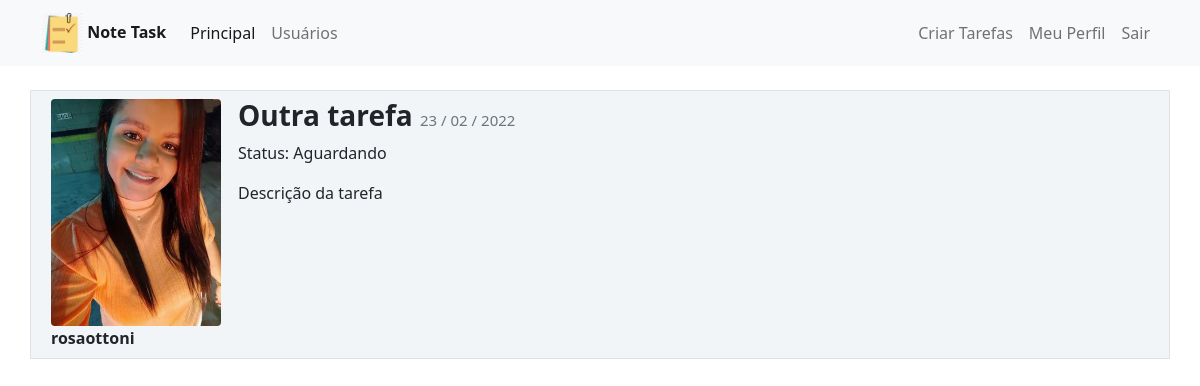
/expose_post/2 (signed in), run on the app's committed database.
### general_system/models.py (models this page shows, shortened)
class Usuario(data_base.Model, UserMixin):
    id = data_base.Column(data_base.Integer, primary_key=True)
    username = data_base.Column(data_base.String, nullable=False)
    email = data_base.Column(data_base.String, nullable=False, unique=True)
    password = data_base.Column(data_base.String, nullable=False)
    perf_photo = data_base.Column(data_base.String, default='default.jpg')
    posts = data_base.relationship('Post', backref='autor', lazy=True)
    courses = data_base.Column(data_base.String, nullable=False, default='')

class Post(data_base.Model):
    id = data_base.Column(data_base.Integer, primary_key=True)
    title = data_base.Column(data_base.String, nullable=False)
    bory_text = data_base.Column(data_base.Text, nullable=False)
    date_create = data_base.Column(data_base.DateTime, nullable=False, default=datetime.utcnow)
    id_user = data_base.Column(data_base.Integer, data_base.ForeignKey('usuario.id'), nullable=False)
    status = data_base.Column(data_base.String, nullable=False)

### general_system/routes.py (the view)
@app.route('/expose_post/<post_id>', methods=['GET', 'POST'])
@login_required
def expose_post(post_id):
    post = Post.query.get(post_id)
    if current_user == post.autor:
        form_edit_post = FormCreatePost()
        if request.method == 'GET':
            form_edit_post.title.data = post.title
            form_edit_post.bory_text.data = post.bory_text
            form_edit_post.date.data = post.date_create
            form_edit_post.status.data = post.status
        elif form_edit_post.validate_on_submit():
            post.title = form_edit_post.title.data
            post.bory_text = form_edit_post.bory_text.data
            post.date_create = form_edit_post.date.data
            post.status = form_edit_post.status.data
            data_base.session.commit()
            flash(f'Post editado com sucesso!', 'alert-success')
            return redirect(url_for('home'))
    else:
        form_edit_post = None
    return render_template('expose_post.html', post=post, form_post=form_edit_post)

### general_system/models.py (called while the page is built)
@login_manager.user_loader
def load_user(id_user):
    return Usuario.query.get(int(id_user))

### general_system/templates/expose_post.html (shortened to what this page needs)
{% extends 'base.html' %}
{% block bory %}
    <div class="container mt-3">
        <div class="row border mt-4 p-2 publications">
            <div class="col col-2">
                <div class="image pe-3 "> <img src="{{url_for('static', filename='image_id_user/{}'.format(post.autor.perf_photo))}}" class="rounded" width="170"> </div>
                <strong>{{ post.autor.username }}</strong>
            </div>
            <div class="col col-9">
                <h3>
                    <strong> {{ post.title }}</strong>
                    <small class="text-muted" style="font-size: 15px">
                        {{ post.date_create.strftime('%d / %m / %Y')}}
                    </small>
                </h3>
                <p>Status: {{ post.status }}</p>
                <p>{{ post.bory_text }}</p>
            </div>
        </div>
    </div>
{% endblock %}

### general_system/static/main.css (style rules this page uses)
.publications { background: #f2f5f8 !important; }

### data on the page
Usuario: perf_photo (picture), autor.username "rosaottoni"
Post: title "Outra tarefa", date_create "23 / 02 / 2022", status "Aguardando", bory_text "Descrição da tarefa"
